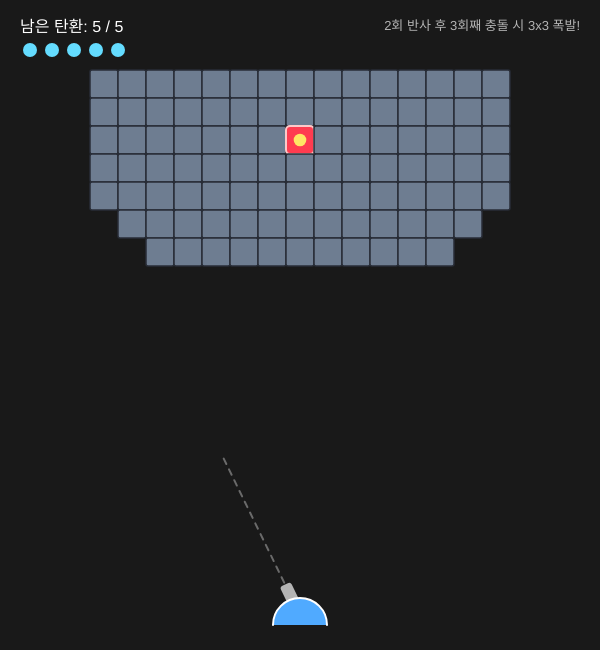
Frame 1 (no input)
Frame 60 (no input): identical to frame 1, image omitted
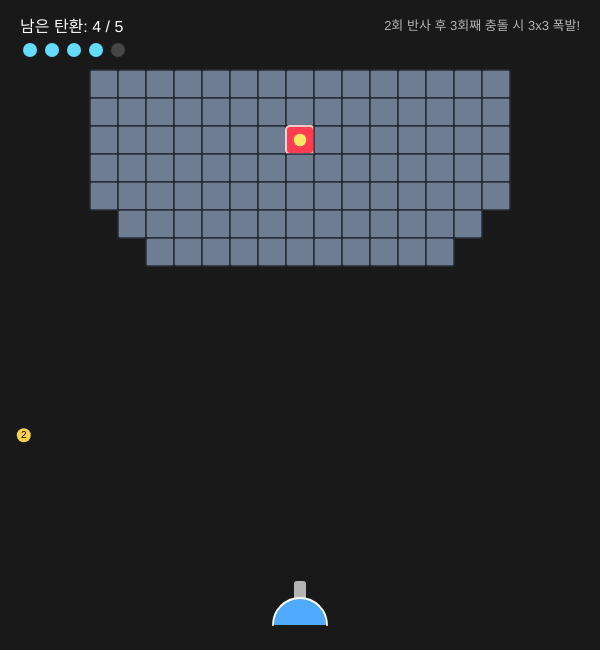
Frame 120 (the mouse pressed at the canvas centre since frame 60)

The p5.js sketch that drew these frames (run headless with seeded random() and noise() and a simulated clock; from frame 60 on, the mouse is pressed at the canvas centre):

// p5.js sketch
// ── sketch.js
let turret;
let bullets = [];
let explosions = [];
let blocks = [];

const BLOCK_SIZE = 28; // 작은 블록 1개의 크기
const COLS = 15;       // 구조물 가로 블록 수
const ROWS = 7;        // 구조물 세로 블록 수

let maxAmmo = 5;       // 제한된 탄환 수 (n개)
let ammo = maxAmmo;
let gameState = 'PLAY'; // 'PLAY', 'WIN', 'LOSE'

function setup() {
  createCanvas(600, 650);
  initGame();
}

function initGame() {
  ammo = maxAmmo;
  bullets = [];
  explosions = [];
  gameState = 'PLAY';

  // 화면 정중앙 하단부 총(포탑) 배치
  turret = {
    x: width / 2,
    y: height - 35,
    angle: -HALF_PI
  };

  buildStructure();
}

// 화면 상단부에 작은 블록 여러 개로 이루어진 큰 구조물 및 코어 생성
function buildStructure() {
  blocks = [];
  let totalW = COLS * BLOCK_SIZE;
  let startX = (width - totalW) / 2;
  let startY = 70;

  // 코어 위치 (구조물 안쪽 중앙 부근)
  let coreCol = floor(COLS / 2);
  let coreRow = 2;

  for (let r = 0; r < ROWS; r++) {
    for (let c = 0; c < COLS; c++) {
      // 구조물 외형을 성벽/요새처럼 다듬기 (일부 모서리 비우기)
      if ((r === ROWS - 1 && (c < 2 || c > COLS - 3)) ||
          (r === ROWS - 2 && (c === 0 || c === COLS - 1))) {
        continue;
      }

      let isCore = (r === coreRow && c === coreCol);
      blocks.push({
        x: startX + c * BLOCK_SIZE,
        y: startY + r * BLOCK_SIZE,
        w: BLOCK_SIZE,
        h: BLOCK_SIZE,
        isCore: isCore,
        alive: true
      });
    }
  }
}

function draw() {
  background(25);

  // 1. 조준선 및 포탑 그리기
  drawTurret();

  // 2. 상단 구조물 블록 및 코어 그리기
  drawBlocks();

  // 3. 탄환 업데이트 (이동, 반사, 3회째 폭발)
  updateBullets();

  // 4. 폭발 이펙트 그리기
  drawExplosions();

  // 5. UI (남은 탄환 수 및 상태 안내)
  drawUI();

  // 6. 승패 판정 확인
  checkGameState();
}

function drawTurret() {
  // 마우스를 향한 각도 계산 (위쪽 방향으로만 조준 제한)
  let dx = mouseX - turret.x;
  let dy = mouseY - turret.y;
  let angle = atan2(dy, dx);
  angle = constrain(angle, -PI + 0.15, -0.15);
  turret.angle = angle;

  // 발사 가능 상태일 때 조준 점선 표시
  if (gameState === 'PLAY' && ammo > 0 && bullets.length === 0) {
    stroke(255, 255, 255, 90);
    strokeWeight(2);
    drawingContext.setLineDash([6, 6]);
    line(turret.x, turret.y, turret.x + cos(angle) * 180, turret.y + sin(angle) * 180);
    drawingContext.setLineDash([]);
  }

  // 총신 및 본체 그리기
  push();
  translate(turret.x, turret.y);
  rotate(turret.angle);
  fill(180);
  noStroke();
  rectMode(CENTER);
  rect(18, 0, 32, 12, 3); // 총신
  pop();

  fill(80, 170, 255);
  stroke(255);
  strokeWeight(2);
  arc(turret.x, turret.y + 10, 54, 54, PI, TWO_PI); // 포탑 베이스
}

function drawBlocks() {
  for (let b of blocks) {
    if (!b.alive) continue;

    if (b.isCore) {
      // 코어 블록 (강조 효과)
      fill(255, 60, 80);
      stroke(255, 200, 200);
      strokeWeight(2);
      rect(b.x, b.y, b.w, b.h, 4);

      // 코어 내부 빛나는 원
      noStroke();
      fill(255, 230, 100);
      ellipse(b.x + b.w / 2, b.y + b.h / 2, b.w * 0.45);
    } else {
      // 일반 구조물 블록
      fill(110, 125, 145);
      stroke(40, 45, 55);
      strokeWeight(1.5);
      rect(b.x, b.y, b.w, b.h, 2);
    }
  }
}

function updateBullets() {
  for (let i = bullets.length - 1; i >= 0; i--) {
    let b = bullets[i];
    let hit = false;

    // --- X축 이동 및 충돌 체크 ---
    b.x += b.vx;
    if (b.x - b.r < 0) {
      b.x = b.r;
      b.vx *= -1;
      hit = true;
    } else if (b.x + b.r > width) {
      b.x = width - b.r;
      b.vx *= -1;
      hit = true;
    } else {
      for (let blk of blocks) {
        if (blk.alive && circleRectCollide(b.x, b.y, b.r, blk.x, blk.y, blk.w, blk.h)) {
          b.x -= b.vx; // 위치 복구
          b.vx *= -1;
          hit = true;
          break;
        }
      }
    }

    // --- Y축 이동 및 충돌 체크 ---
    b.y += b.vy;
    if (b.y - b.r < 0) {
      b.y = b.r;
      b.vy *= -1;
      hit = true;
    } else {
      for (let blk of blocks) {
        if (blk.alive && circleRectCollide(b.x, b.y, b.r, blk.x, blk.y, blk.w, blk.h)) {
          b.y -= b.vy; // 위치 복구
          b.vy *= -1;
          hit = true;
          break;
        }
      }
    }

    // 충돌 발생 시 처리 (2번까지 튕김, 3번째 폭발)
    if (hit) {
      b.bounces++;
      if (b.bounces >= 3) {
        triggerExplosion(b.x, b.y);
        bullets.splice(i, 1);
        continue;
      }
    }

    // 화면 아래로 벗어난 경우 제거
    if (b.y - b.r > height) {
      bullets.splice(i, 1);
      continue;
    }

    // 탄환 그리기 (남은 튕김 횟수에 따라 색상 변화)
    noStroke();
    if (b.bounces === 0) fill(100, 220, 255);      // 첫 발사: 하늘색
    else if (b.bounces === 1) fill(255, 210, 70);  // 1회 튕김: 노란색
    else fill(255, 100, 50);                       // 2회 튕김 (다음 충돌 시 폭발!): 주황색

    ellipse(b.x, b.y, b.r * 2);

    // 탄환 위에 남은 바운스 표시
    fill(0);
    textAlign(CENTER, CENTER);
    textSize(10);
    text(3 - b.bounces, b.x, b.y);
  }
}

// 3x3 블록 크기(약 가로세로 BLOCK_SIZE * 3) 범위 폭발 처리
function triggerExplosion(ex, ey) {
  let blastSize = BLOCK_SIZE * 3;
  let halfBlast = blastSize / 2;

  // 폭발 시각 효과 추가
  explosions.push({
    x: ex,
    y: ey,
    size: blastSize,
    alpha: 255
  });

  // 폭발 범위(3x3 사각형 영역) 내의 블록 및 코어 파괴
  for (let blk of blocks) {
    if (!blk.alive) continue;
    let blkCenterX = blk.x + blk.w / 2;
    let blkCenterY = blk.y + blk.h / 2;

    if (abs(blkCenterX - ex) <= halfBlast + blk.w / 2 &&
        abs(blkCenterY - ey) <= halfBlast + blk.h / 2) {
      blk.alive = false;
    }
  }
}

function drawExplosions() {
  for (let i = explosions.length - 1; i >= 0; i--) {
    let exp = explosions[i];
    rectMode(CENTER);
    fill(255, 140, 30, exp.alpha * 0.6);
    stroke(255, 220, 100, exp.alpha);
    strokeWeight(3);
    rect(exp.x, exp.y, exp.size, exp.size, 8);
    rectMode(CORNER);

    exp.alpha -= 12;
    if (exp.alpha <= 0) {
      explosions.splice(i, 1);
    }
  }
}

function drawUI() {
  // 남은 탄환 아이콘 표시
  fill(255);
  noStroke();
  textAlign(LEFT, TOP);
  textSize(16);
  text(`남은 탄환: ${ammo} / ${maxAmmo}`, 20, 20);

  for (let i = 0; i < maxAmmo; i++) {
    if (i < ammo) fill(100, 220, 255);
    else fill(70);
    ellipse(30 + i * 22, 50, 14);
  }

  // 조작 안내
  fill(180);
  textAlign(RIGHT, TOP);
  textSize(13);
  text("2회 반사 후 3회째 충돌 시 3x3 폭발!", width - 20, 20);

  // 게임 종료 오버레이
  if (gameState !== 'PLAY') {
    fill(0, 180);
    rect(0, 0, width, height);

    textAlign(CENTER, CENTER);
    if (gameState === 'WIN') {
      fill(100, 255, 150);
      textSize(36);
      text("MISSION CLEAR!", width / 2, height / 2 - 20);
    } else {
      fill(255, 90, 90);
      textSize(36);
      text("OUT OF AMMO!", width / 2, height / 2 - 20);
    }

    fill(255);
    textSize(18);
    text("클릭하여 다시 시작", width / 2, height / 2 + 30);
  }
}

function checkGameState() {
  if (gameState !== 'PLAY') return;

  // 코어가 파괴되었는지 확인
  let coreAlive = blocks.some(b => b.isCore && b.alive);
  if (!coreAlive) {
    gameState = 'WIN';
    return;
  }

  // 탄환을 모두 소진했고 날아가는 탄환도 없을 때 패배
  if (ammo === 0 && bullets.length === 0 && explosions.length === 0) {
    gameState = 'LOSE';
  }
}

function mousePressed() {
  if (gameState !== 'PLAY') {
    initGame();
    return;
  }

  // 한 번에 한 발씩 발사 (탄환이 남아있을 때만)
  if (ammo > 0 && bullets.length === 0) {
    let speed = 10;
    bullets.push({
      x: turret.x + cos(turret.angle) * 30,
      y: turret.y + sin(turret.angle) * 30,
      r: 7,
      vx: cos(turret.angle) * speed,
      vy: sin(turret.angle) * speed,
      bounces: 0
    });
    ammo--;
  }
}

// 원과 사각형 충돌 감지 보조 함수
function circleRectCollide(cx, cy, cr, rx, ry, rw, rh) {
  let testX = constrain(cx, rx, rx + rw);
  let testY = constrain(cy, ry, ry + rh);
  let distX = cx - testX;
  let distY = cy - testY;
  return (distX * distX + distY * distY) <= (cr * cr);
}
